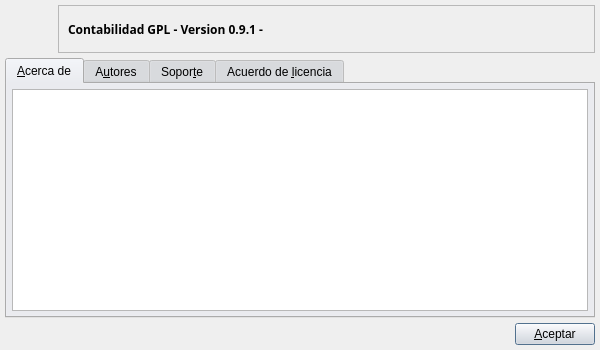
<ui version="4.0" >
 <class>SobreBase</class>
 <widget class="QDialog" name="SobreBase" >
  <property name="geometry" >
   <rect>
    <x>0</x>
    <y>0</y>
    <width>600</width>
    <height>350</height>
   </rect>
  </property>
  <property name="sizePolicy" >
   <sizepolicy>
    <hsizetype>4</hsizetype>
    <vsizetype>4</vsizetype>
    <horstretch>0</horstretch>
    <verstretch>0</verstretch>
   </sizepolicy>
  </property>
  <property name="minimumSize" >
   <size>
    <width>600</width>
    <height>350</height>
   </size>
  </property>
  <property name="maximumSize" >
   <size>
    <width>600</width>
    <height>350</height>
   </size>
  </property>
  <property name="palette" >
   <palette>
    <active>
     <colorrole role="WindowText" >
      <brush brushstyle="SolidPattern" >
       <color alpha="255" >
        <red>0</red>
        <green>0</green>
        <blue>0</blue>
       </color>
      </brush>
     </colorrole>
     <colorrole role="Button" >
      <brush brushstyle="SolidPattern" >
       <color alpha="255" >
        <red>221</red>
        <green>223</green>
        <blue>228</blue>
       </color>
      </brush>
     </colorrole>
     <colorrole role="Light" >
      <brush brushstyle="SolidPattern" >
       <color alpha="255" >
        <red>255</red>
        <green>255</green>
        <blue>255</blue>
       </color>
      </brush>
     </colorrole>
     <colorrole role="Midlight" >
      <brush brushstyle="SolidPattern" >
       <color alpha="255" >
        <red>255</red>
        <green>255</green>
        <blue>255</blue>
       </color>
      </brush>
     </colorrole>
     <colorrole role="Dark" >
      <brush brushstyle="SolidPattern" >
       <color alpha="255" >
        <red>85</red>
        <green>85</green>
        <blue>85</blue>
       </color>
      </brush>
     </colorrole>
     <colorrole role="Mid" >
      <brush brushstyle="SolidPattern" >
       <color alpha="255" >
        <red>199</red>
        <green>199</green>
        <blue>199</blue>
       </color>
      </brush>
     </colorrole>
     <colorrole role="Text" >
      <brush brushstyle="SolidPattern" >
       <color alpha="255" >
        <red>0</red>
        <green>0</green>
        <blue>0</blue>
       </color>
      </brush>
     </colorrole>
     <colorrole role="BrightText" >
      <brush brushstyle="SolidPattern" >
       <color alpha="255" >
        <red>255</red>
        <green>255</green>
        <blue>255</blue>
       </color>
      </brush>
     </colorrole>
     <colorrole role="ButtonText" >
      <brush brushstyle="SolidPattern" >
       <color alpha="255" >
        <red>0</red>
        <green>0</green>
        <blue>0</blue>
       </color>
      </brush>
     </colorrole>
     <colorrole role="Base" >
      <brush brushstyle="SolidPattern" >
       <color alpha="255" >
        <red>255</red>
        <green>255</green>
        <blue>255</blue>
       </color>
      </brush>
     </colorrole>
     <colorrole role="Window" >
      <brush brushstyle="SolidPattern" >
       <color alpha="255" >
        <red>239</red>
        <green>239</green>
        <blue>239</blue>
       </color>
      </brush>
     </colorrole>
     <colorrole role="Shadow" >
      <brush brushstyle="SolidPattern" >
       <color alpha="255" >
        <red>0</red>
        <green>0</green>
        <blue>0</blue>
       </color>
      </brush>
     </colorrole>
     <colorrole role="Highlight" >
      <brush brushstyle="SolidPattern" >
       <color alpha="255" >
        <red>103</red>
        <green>141</green>
        <blue>178</blue>
       </color>
      </brush>
     </colorrole>
     <colorrole role="HighlightedText" >
      <brush brushstyle="SolidPattern" >
       <color alpha="255" >
        <red>255</red>
        <green>255</green>
        <blue>255</blue>
       </color>
      </brush>
     </colorrole>
     <colorrole role="Link" >
      <brush brushstyle="SolidPattern" >
       <color alpha="255" >
        <red>0</red>
        <green>0</green>
        <blue>238</blue>
       </color>
      </brush>
     </colorrole>
     <colorrole role="LinkVisited" >
      <brush brushstyle="SolidPattern" >
       <color alpha="255" >
        <red>82</red>
        <green>24</green>
        <blue>139</blue>
       </color>
      </brush>
     </colorrole>
     <colorrole role="AlternateBase" >
      <brush brushstyle="SolidPattern" >
       <color alpha="255" >
        <red>232</red>
        <green>232</green>
        <blue>232</blue>
       </color>
      </brush>
     </colorrole>
    </active>
    <inactive>
     <colorrole role="WindowText" >
      <brush brushstyle="SolidPattern" >
       <color alpha="255" >
        <red>0</red>
        <green>0</green>
        <blue>0</blue>
       </color>
      </brush>
     </colorrole>
     <colorrole role="Button" >
      <brush brushstyle="SolidPattern" >
       <color alpha="255" >
        <red>221</red>
        <green>223</green>
        <blue>228</blue>
       </color>
      </brush>
     </colorrole>
     <colorrole role="Light" >
      <brush brushstyle="SolidPattern" >
       <color alpha="255" >
        <red>255</red>
        <green>255</green>
        <blue>255</blue>
       </color>
      </brush>
     </colorrole>
     <colorrole role="Midlight" >
      <brush brushstyle="SolidPattern" >
       <color alpha="255" >
        <red>255</red>
        <green>255</green>
        <blue>255</blue>
       </color>
      </brush>
     </colorrole>
     <colorrole role="Dark" >
      <brush brushstyle="SolidPattern" >
       <color alpha="255" >
        <red>85</red>
        <green>85</green>
        <blue>85</blue>
       </color>
      </brush>
     </colorrole>
     <colorrole role="Mid" >
      <brush brushstyle="SolidPattern" >
       <color alpha="255" >
        <red>199</red>
        <green>199</green>
        <blue>199</blue>
       </color>
      </brush>
     </colorrole>
     <colorrole role="Text" >
      <brush brushstyle="SolidPattern" >
       <color alpha="255" >
        <red>0</red>
        <green>0</green>
        <blue>0</blue>
       </color>
      </brush>
     </colorrole>
     <colorrole role="BrightText" >
      <brush brushstyle="SolidPattern" >
       <color alpha="255" >
        <red>255</red>
        <green>255</green>
        <blue>255</blue>
       </color>
      </brush>
     </colorrole>
     <colorrole role="ButtonText" >
      <brush brushstyle="SolidPattern" >
       <color alpha="255" >
        <red>0</red>
        <green>0</green>
        <blue>0</blue>
       </color>
      </brush>
     </colorrole>
     <colorrole role="Base" >
      <brush brushstyle="SolidPattern" >
       <color alpha="255" >
        <red>255</red>
        <green>255</green>
        <blue>255</blue>
       </color>
      </brush>
     </colorrole>
     <colorrole role="Window" >
      <brush brushstyle="SolidPattern" >
       <color alpha="255" >
        <red>239</red>
        <green>239</green>
        <blue>239</blue>
       </color>
      </brush>
     </colorrole>
     <colorrole role="Shadow" >
      <brush brushstyle="SolidPattern" >
       <color alpha="255" >
        <red>0</red>
        <green>0</green>
        <blue>0</blue>
       </color>
      </brush>
     </colorrole>
     <colorrole role="Highlight" >
      <brush brushstyle="SolidPattern" >
       <color alpha="255" >
        <red>103</red>
        <green>141</green>
        <blue>178</blue>
       </color>
      </brush>
     </colorrole>
     <colorrole role="HighlightedText" >
      <brush brushstyle="SolidPattern" >
       <color alpha="255" >
        <red>255</red>
        <green>255</green>
        <blue>255</blue>
       </color>
      </brush>
     </colorrole>
     <colorrole role="Link" >
      <brush brushstyle="SolidPattern" >
       <color alpha="255" >
        <red>0</red>
        <green>0</green>
        <blue>238</blue>
       </color>
      </brush>
     </colorrole>
     <colorrole role="LinkVisited" >
      <brush brushstyle="SolidPattern" >
       <color alpha="255" >
        <red>82</red>
        <green>24</green>
        <blue>139</blue>
       </color>
      </brush>
     </colorrole>
     <colorrole role="AlternateBase" >
      <brush brushstyle="SolidPattern" >
       <color alpha="255" >
        <red>232</red>
        <green>232</green>
        <blue>232</blue>
       </color>
      </brush>
     </colorrole>
    </inactive>
    <disabled>
     <colorrole role="WindowText" >
      <brush brushstyle="SolidPattern" >
       <color alpha="255" >
        <red>128</red>
        <green>128</green>
        <blue>128</blue>
       </color>
      </brush>
     </colorrole>
     <colorrole role="Button" >
      <brush brushstyle="SolidPattern" >
       <color alpha="255" >
        <red>221</red>
        <green>223</green>
        <blue>228</blue>
       </color>
      </brush>
     </colorrole>
     <colorrole role="Light" >
      <brush brushstyle="SolidPattern" >
       <color alpha="255" >
        <red>255</red>
        <green>255</green>
        <blue>255</blue>
       </color>
      </brush>
     </colorrole>
     <colorrole role="Midlight" >
      <brush brushstyle="SolidPattern" >
       <color alpha="255" >
        <red>255</red>
        <green>255</green>
        <blue>255</blue>
       </color>
      </brush>
     </colorrole>
     <colorrole role="Dark" >
      <brush brushstyle="SolidPattern" >
       <color alpha="255" >
        <red>85</red>
        <green>85</green>
        <blue>85</blue>
       </color>
      </brush>
     </colorrole>
     <colorrole role="Mid" >
      <brush brushstyle="SolidPattern" >
       <color alpha="255" >
        <red>199</red>
        <green>199</green>
        <blue>199</blue>
       </color>
      </brush>
     </colorrole>
     <colorrole role="Text" >
      <brush brushstyle="SolidPattern" >
       <color alpha="255" >
        <red>199</red>
        <green>199</green>
        <blue>199</blue>
       </color>
      </brush>
     </colorrole>
     <colorrole role="BrightText" >
      <brush brushstyle="SolidPattern" >
       <color alpha="255" >
        <red>255</red>
        <green>255</green>
        <blue>255</blue>
       </color>
      </brush>
     </colorrole>
     <colorrole role="ButtonText" >
      <brush brushstyle="SolidPattern" >
       <color alpha="255" >
        <red>128</red>
        <green>128</green>
        <blue>128</blue>
       </color>
      </brush>
     </colorrole>
     <colorrole role="Base" >
      <brush brushstyle="SolidPattern" >
       <color alpha="255" >
        <red>239</red>
        <green>239</green>
        <blue>239</blue>
       </color>
      </brush>
     </colorrole>
     <colorrole role="Window" >
      <brush brushstyle="SolidPattern" >
       <color alpha="255" >
        <red>239</red>
        <green>239</green>
        <blue>239</blue>
       </color>
      </brush>
     </colorrole>
     <colorrole role="Shadow" >
      <brush brushstyle="SolidPattern" >
       <color alpha="255" >
        <red>0</red>
        <green>0</green>
        <blue>0</blue>
       </color>
      </brush>
     </colorrole>
     <colorrole role="Highlight" >
      <brush brushstyle="SolidPattern" >
       <color alpha="255" >
        <red>86</red>
        <green>117</green>
        <blue>148</blue>
       </color>
      </brush>
     </colorrole>
     <colorrole role="HighlightedText" >
      <brush brushstyle="SolidPattern" >
       <color alpha="255" >
        <red>255</red>
        <green>255</green>
        <blue>255</blue>
       </color>
      </brush>
     </colorrole>
     <colorrole role="Link" >
      <brush brushstyle="SolidPattern" >
       <color alpha="255" >
        <red>0</red>
        <green>0</green>
        <blue>238</blue>
       </color>
      </brush>
     </colorrole>
     <colorrole role="LinkVisited" >
      <brush brushstyle="SolidPattern" >
       <color alpha="255" >
        <red>82</red>
        <green>24</green>
        <blue>139</blue>
       </color>
      </brush>
     </colorrole>
     <colorrole role="AlternateBase" >
      <brush brushstyle="SolidPattern" >
       <color alpha="255" >
        <red>232</red>
        <green>232</green>
        <blue>232</blue>
       </color>
      </brush>
     </colorrole>
    </disabled>
   </palette>
  </property>
  <property name="windowTitle" >
   <string>Acerca de BulmaCont</string>
  </property>
  <property name="windowIcon" >
   <iconset/>
  </property>
  <layout class="QVBoxLayout" >
   <property name="margin" >
    <number>5</number>
   </property>
   <property name="spacing" >
    <number>5</number>
   </property>
   <item>
    <layout class="QHBoxLayout" >
     <property name="margin" >
      <number>0</number>
     </property>
     <property name="spacing" >
      <number>5</number>
     </property>
     <item>
      <widget class="QLabel" name="label" >
       <property name="minimumSize" >
        <size>
         <width>48</width>
         <height>48</height>
        </size>
       </property>
       <property name="maximumSize" >
        <size>
         <width>48</width>
         <height>48</height>
        </size>
       </property>
       <property name="text" >
        <string/>
       </property>
       <property name="pixmap" >
        <pixmap resource="../../../bulmages.qrc" >:/Genericos48x48/images/png/bulmacont.png</pixmap>
       </property>
      </widget>
     </item>
     <item>
      <widget class="QFrame" name="frame" >
       <property name="frameShape" >
        <enum>QFrame::StyledPanel</enum>
       </property>
       <property name="frameShadow" >
        <enum>QFrame::Raised</enum>
       </property>
       <layout class="QGridLayout" >
        <property name="margin" >
         <number>9</number>
        </property>
        <property name="spacing" >
         <number>6</number>
        </property>
        <item row="0" column="0" >
         <widget class="QLabel" name="mui_lbversion" >
          <property name="font" >
           <font>
            <family>Sans Serif</family>
            <pointsize>9</pointsize>
            <weight>75</weight>
            <italic>false</italic>
            <bold>true</bold>
            <underline>false</underline>
            <strikeout>false</strikeout>
           </font>
          </property>
          <property name="text" >
           <string>Contabilidad GPL - Version 0.9.1 -</string>
          </property>
         </widget>
        </item>
        <item row="0" column="1" >
         <spacer>
          <property name="orientation" >
           <enum>Qt::Horizontal</enum>
          </property>
          <property name="sizeHint" >
           <size>
            <width>241</width>
            <height>20</height>
           </size>
          </property>
         </spacer>
        </item>
       </layout>
      </widget>
     </item>
    </layout>
   </item>
   <item>
    <widget class="QTabWidget" name="TabWidget2" >
     <property name="focusPolicy" >
      <enum>Qt::StrongFocus</enum>
     </property>
     <property name="layoutDirection" >
      <enum>Qt::LeftToRight</enum>
     </property>
     <widget class="QWidget" name="Acercade" >
      <attribute name="title" >
       <string>&amp;Acerca de</string>
      </attribute>
      <layout class="QHBoxLayout" >
       <property name="margin" >
        <number>5</number>
       </property>
       <property name="spacing" >
        <number>5</number>
       </property>
       <item>
        <widget class="QTextEdit" name="textEdit_sobre" >
         <property name="focusPolicy" >
          <enum>Qt::StrongFocus</enum>
         </property>
         <property name="readOnly" >
          <bool>true</bool>
         </property>
        </widget>
       </item>
      </layout>
     </widget>
     <widget class="QWidget" name="autores" >
      <attribute name="title" >
       <string>A&amp;utores</string>
      </attribute>
      <layout class="QHBoxLayout" >
       <property name="margin" >
        <number>5</number>
       </property>
       <property name="spacing" >
        <number>5</number>
       </property>
       <item>
        <widget class="QTextEdit" name="textEdit_autores" >
         <property name="focusPolicy" >
          <enum>Qt::StrongFocus</enum>
         </property>
         <property name="autoFormatting" >
          <set>QTextEdit::AutoAll</set>
         </property>
         <property name="readOnly" >
          <bool>true</bool>
         </property>
         <property name="html" >
          <string>&lt;html>&lt;head>&lt;meta name="qrichtext" content="1" />&lt;style type="text/css">
p, li { white-space: pre-wrap; }
&lt;/style>&lt;/head>&lt;body style=" font-family:'Sans Serif'; font-size:9pt; font-weight:400; font-style:normal; text-decoration:none;">
&lt;p style="-qt-paragraph-type:empty; margin-top:12px; margin-bottom:12px; margin-left:0px; margin-right:0px; -qt-block-indent:0; text-indent:0px;">&lt;/p>&lt;/body>&lt;/html></string>
         </property>
        </widget>
       </item>
      </layout>
     </widget>
     <widget class="QWidget" name="soporte" >
      <attribute name="title" >
       <string>Sopor&amp;te</string>
      </attribute>
      <layout class="QHBoxLayout" >
       <property name="margin" >
        <number>5</number>
       </property>
       <property name="spacing" >
        <number>5</number>
       </property>
       <item>
        <widget class="QTextEdit" name="textEdit_soporte" >
         <property name="focusPolicy" >
          <enum>Qt::TabFocus</enum>
         </property>
         <property name="readOnly" >
          <bool>true</bool>
         </property>
        </widget>
       </item>
      </layout>
     </widget>
     <widget class="QWidget" name="licencia" >
      <attribute name="title" >
       <string>Acuerdo de &amp;licencia</string>
      </attribute>
      <layout class="QHBoxLayout" >
       <property name="margin" >
        <number>5</number>
       </property>
       <property name="spacing" >
        <number>5</number>
       </property>
       <item>
        <widget class="QTextEdit" name="textEdit_licencia" >
         <property name="focusPolicy" >
          <enum>Qt::StrongFocus</enum>
         </property>
         <property name="readOnly" >
          <bool>true</bool>
         </property>
        </widget>
       </item>
      </layout>
     </widget>
    </widget>
   </item>
   <item>
    <layout class="QHBoxLayout" >
     <property name="margin" >
      <number>0</number>
     </property>
     <property name="spacing" >
      <number>5</number>
     </property>
     <item>
      <spacer>
       <property name="orientation" >
        <enum>Qt::Horizontal</enum>
       </property>
       <property name="sizeHint" >
        <size>
         <width>40</width>
         <height>20</height>
        </size>
       </property>
      </spacer>
     </item>
     <item>
      <widget class="QPushButton" name="mui_aceptar" >
       <property name="text" >
        <string>&amp;Aceptar</string>
       </property>
      </widget>
     </item>
    </layout>
   </item>
  </layout>
 </widget>
 <layoutdefault spacing="5" margin="5" />
 <resources>
  <include location="../../../bulmages.qrc" />
 </resources>
 <connections/>
</ui>
